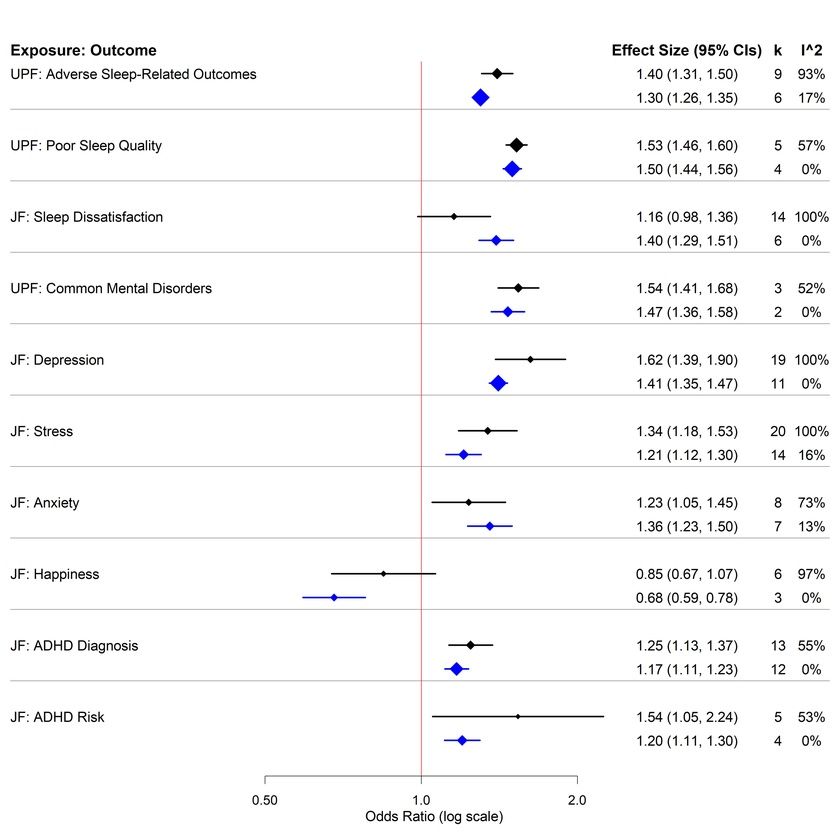
#> input picture Updated Analysis/Heterogeneity_Sensitivity_Forest_Base.jpg, 840 x 840 px, shrunk from 4800 x 4800 before the run
$ python combine_plots.py
#> lines starting #> are read from the running program, lines starting #| are printed output that depends on the picture
# Overlay Legend on Forest Plots
# Reads: _Base.jpg and Forest_Plot_Legend.png
# Writes: Final .jpg

from PIL import Image
import os

def overlay_legend(base_path, legend_path, final_path):
#> called with legend_path = 'Forest_Plot_Legend.png', final_path = 'Heterogeneity_Sensitivity_Forest.jpg'
    if not os.path.exists(base_path):
        print(f"Base plot not found: {base_path}")
        return
    if not os.path.exists(legend_path):
        print(f"Legend not found: {legend_path}")
        return

    base = Image.open(base_path).convert("RGBA")
    legend = Image.open(legend_path).convert("RGBA")
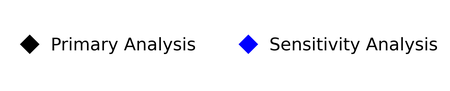
#> input picture Updated Analysis/Forest_Plot_Legend.png, 450 x 91 px, shrunk from 2573 x 522 before the run
#> legend is the input picture: PIL image 450x91 RGBA; mean R, G, B, A 0, 0, 1.7, 9.5

    # Resize legend if mostly too big?
    # Usually standard is fine. Let's keep it.

    # Position: Top Center (-ish)
    # The plot has headers. We want it above the plot/headers or just below header?
    # User said "impose... middle centered".
    # Let's put it at y=50 pixels from top, centered X.

    # Calculate X
    bg_w, bg_h = base.size
#> bg_w = 840; bg_h = 840
    lg_w, lg_h = legend.size
#> lg_w = 450; lg_h = 91

    x = (bg_w - lg_w) // 2
#> x = 195
    y = 0  # Align to very top, or slightly down.
    # forestplot leaves some margin.

    # Paste (using legend alpha channel as mask)
    base.paste(legend, (x, y), legend)

    # Convert back to RGB and save
    final = base.convert("RGB")
    final.save(final_path, quality=95)
    print(f"Saved final plot: {final_path}")

# 1. Overlay Heterogeneity
overlay_legend("Heterogeneity_Sensitivity_Forest_Base.jpg",
               "Forest_Plot_Legend.png",
               "Heterogeneity_Sensitivity_Forest.jpg")

# 2. Overlay Sensitivity
overlay_legend("Sensitivity_Forest_Plot_Base.jpg",
               "Forest_Plot_Legend.png",
               "Sensitivity_Forest_Plot.jpg")
#> call 2 of overlay_legend, with base_path = 'Sensitivity_Forest_Plot_Base.jpg', legend_path = 'Forest_Plot_Legend.png', final_path = 'Sensitivity_Forest_Plot.jpg'
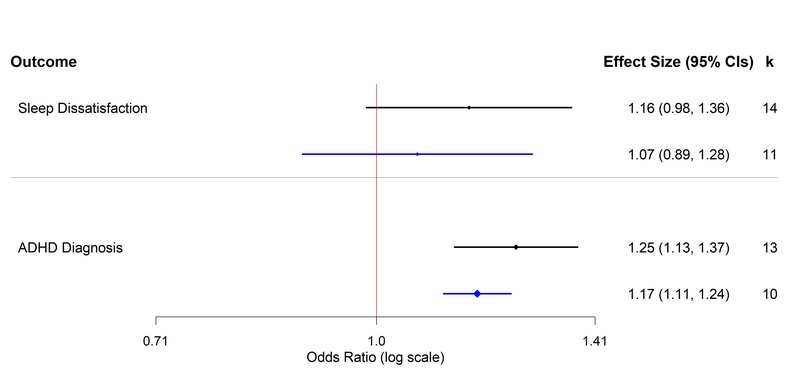
#> input picture Updated Analysis/Sensitivity_Forest_Plot_Base.jpg, 788 x 381 px, shrunk from 4500 x 2175 before the run
